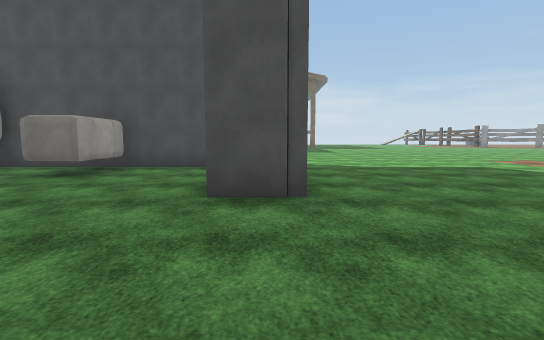
[1] (above)

24 first-person views from a walk through a scene from a Unity 3-D project. The camera is 1.4 m above the floor, tilts 6° down and sees 85° across. The floor is counted in squares, 2 m on a side. Each view is taken from the middle of a square. On the plan, view 1 faces up. The plan holds only what a view shows up to about 10 squares ahead; the rest is blank. The place goes on beyond the plan. Some animated figures are left out. Surface patterns are stand-ins for the level's own textures.

[2]
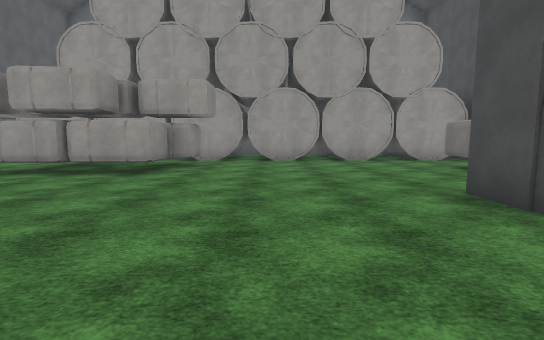

[3]
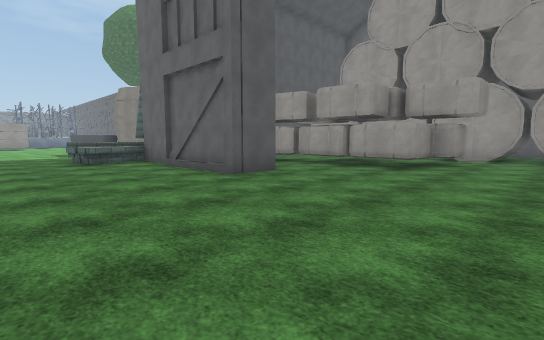

[4]
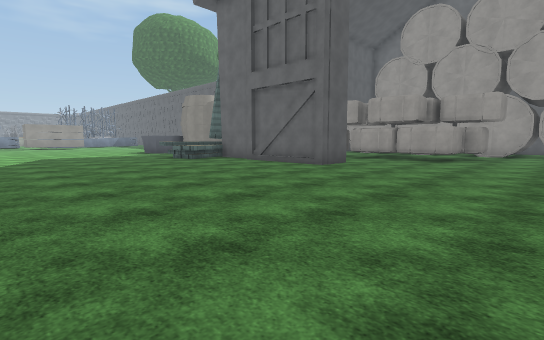

[5]
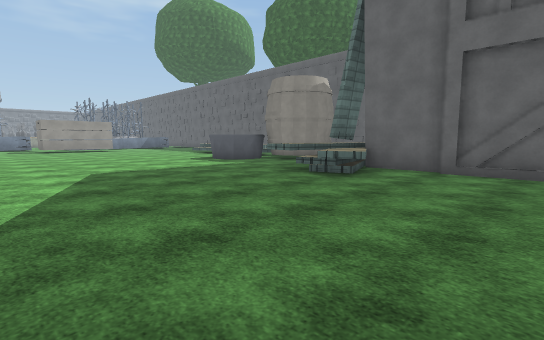

[6]
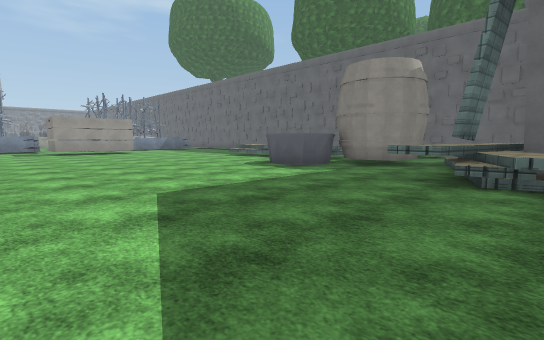

[7]
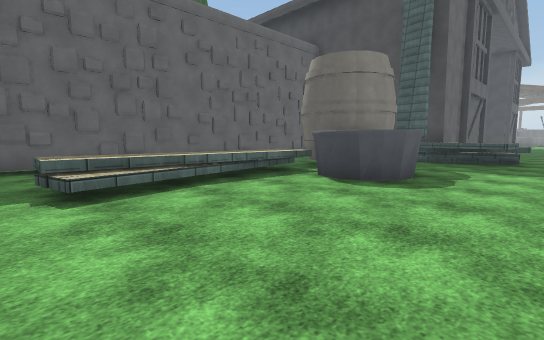

[8]
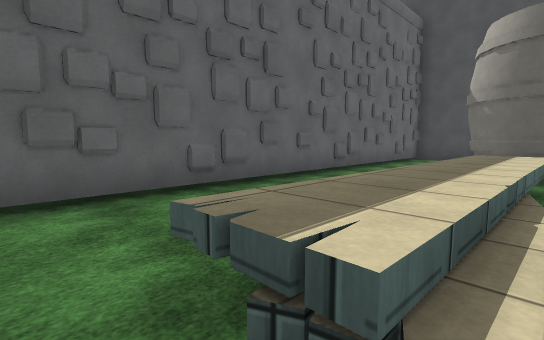

[9]
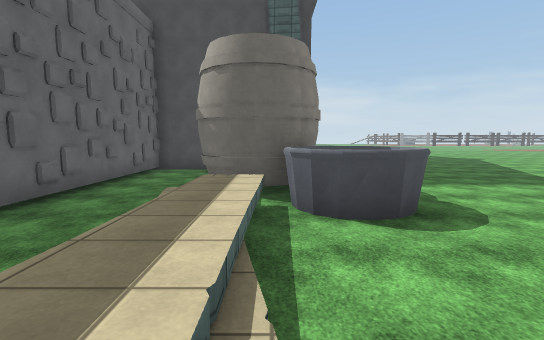

[10]
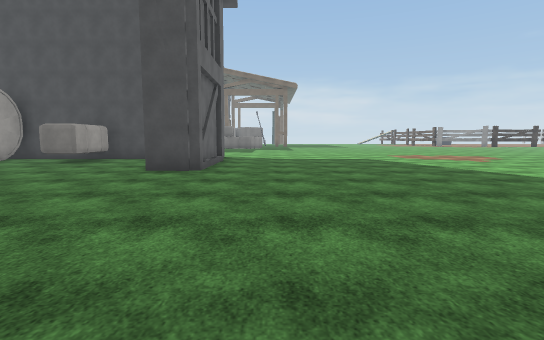

[11]
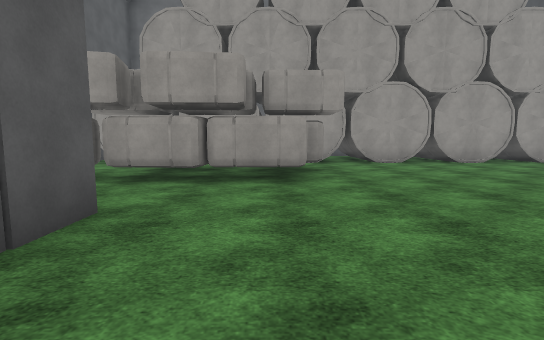

[12]
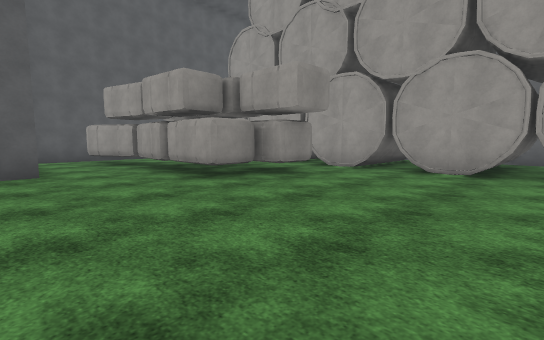

[13]
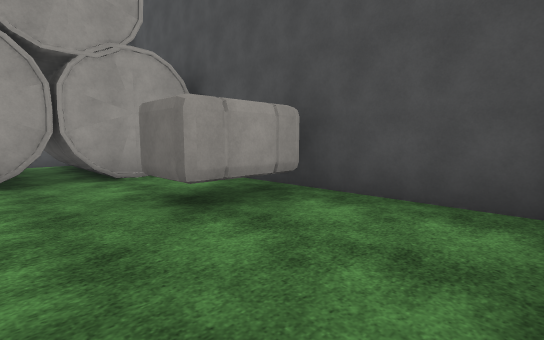

[14]
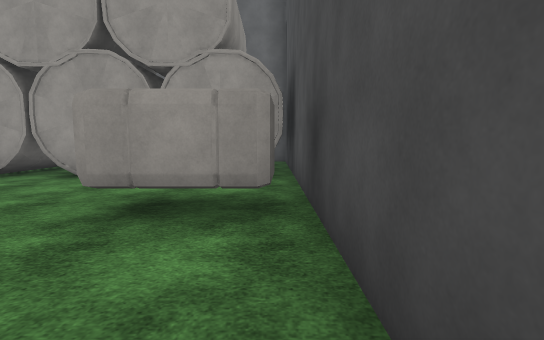

[15]
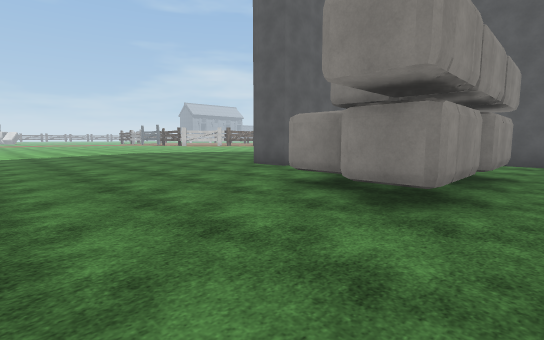

[16]
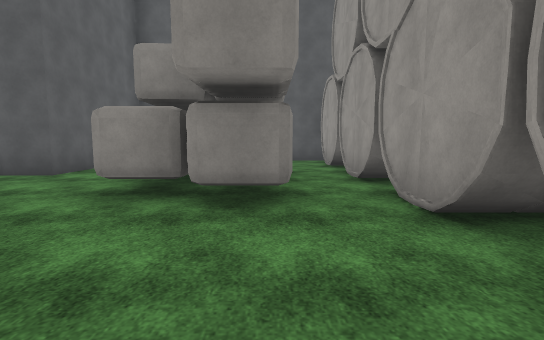

[17]
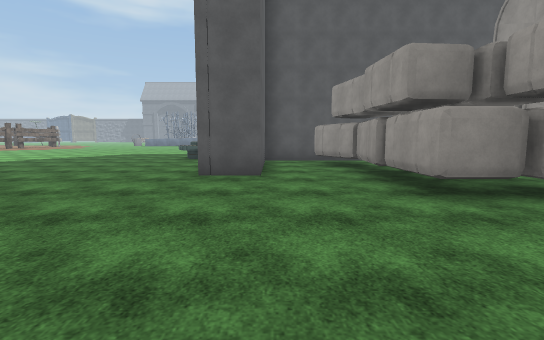

[18]
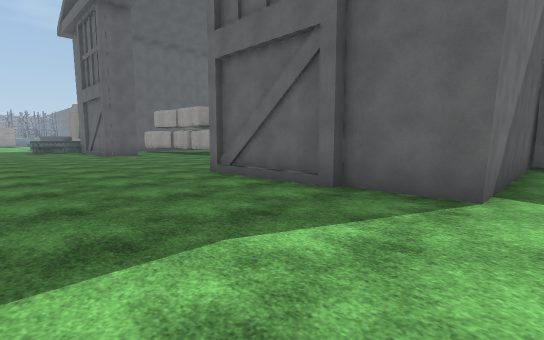

[19]
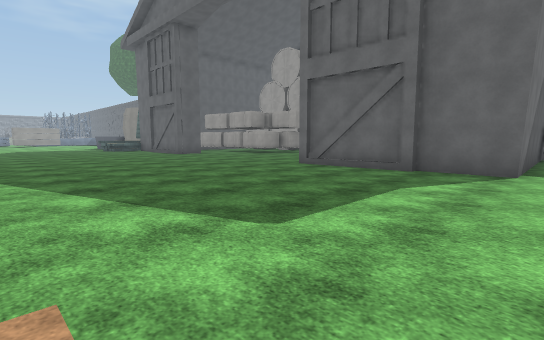

[20]
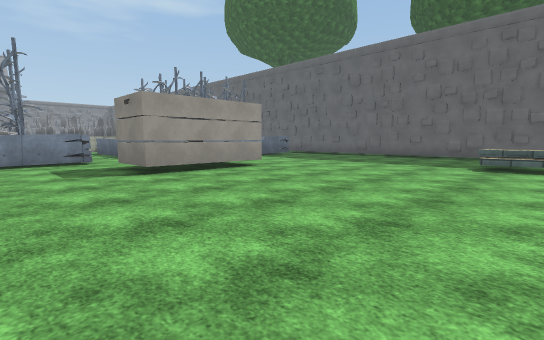

[21]
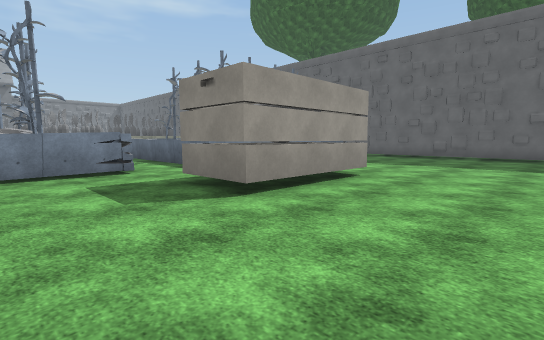

[22]
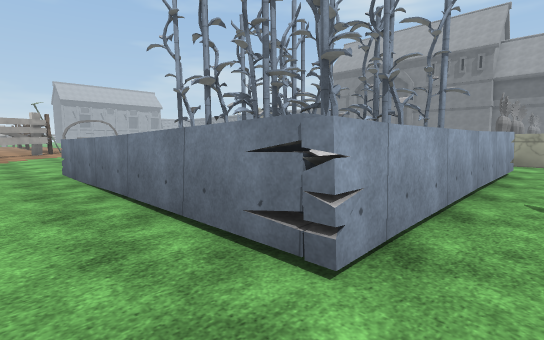

[23]
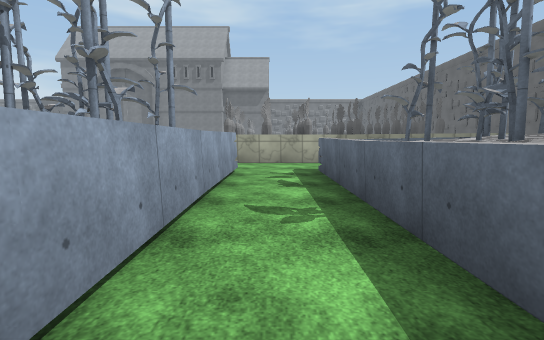

[24]
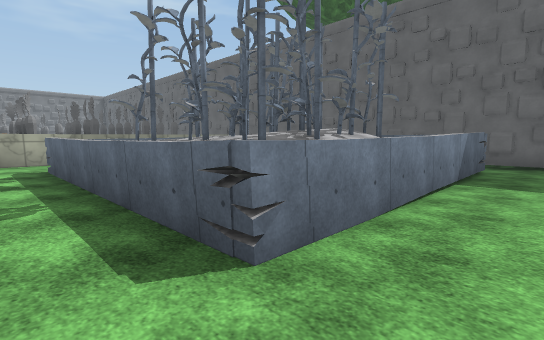

### Floor plan
Key: @ floor where view 1 was taken; # wall or solid block; . floor; / step, stairs or slope; = window, fence, low wall or low ledge; ^ raised ledge; O other object.
Columns run from 10 left of view 1 to 7 right of it. Each row starts with its distance up from view 1.
  9      #............
  8    ########.......
  7 #OOO..O...#.......
  6 #OOO..O...#.......
  5 #OOO......#.......
  4 #  O......#.......
  3 #  O..............
  2 #OOO..............
  1  OOO..............
  0   OO......@.......
 -1   OO.OO...........
 -2    O.OOO..........
 -3  OOO.OOO..........
 -4  OOO.O O..#.......
 -5    O...O..#.......
 -6    O...O..#.......
 -7    O...O..#.......
 -8   #########^^.....
 -9      #.^^^^^^.....
-10      #..^^^^^.....
-11      #..OO........
-12      #..OOO.......
-13      #..OOOO......
-14      #../OOO......
-15      #../=........
-16      #..//........
-17      #..//........
-18      #..=/........
-19      #............
-20      #............
-21      #............
-22      #............
-23      #......OOO...
-24      # .....OOO...
-25      #............
-26      #.##^.....##^
-27      # #  ^^^=.#^
-28      # #^##^ =.#^
-29      #     ^ =.#
-30           ^^ =.#
-31          #^^^#.#
-32           ^^^#.#
-33              ...
-34              ...
-35         ^^^^^OO^

Positions as (right, up) in squares from view 1, and headings:
1: (0, 0), facing up
2: (3, 1), facing left
3: (4, 1), facing down-left
4: (7, 1), facing down-left
5: (7, -5), facing down-left
6: (7, -8), facing down-left
7: (3, -19), facing up-left
8: (-1, -19), facing up-left
9: (-1, -18), facing up
10: (2, -3), facing up
11: (2, -2), facing left
12: (0, 3), facing down-left
13: (-1, 4), facing up-left
14: (-1, 7), facing left
15: (-6, 2), facing down-right
16: (-5, 2), facing down
17: (-1, 2), facing down
18: (4, 9), facing down-left
19: (7, 9), facing down-left
20: (7, -17), facing down-left
21: (7, -20), facing down-left
22: (4, -25), facing down-right
23: (4, -26), facing down
24: (4, -25), facing down-left
